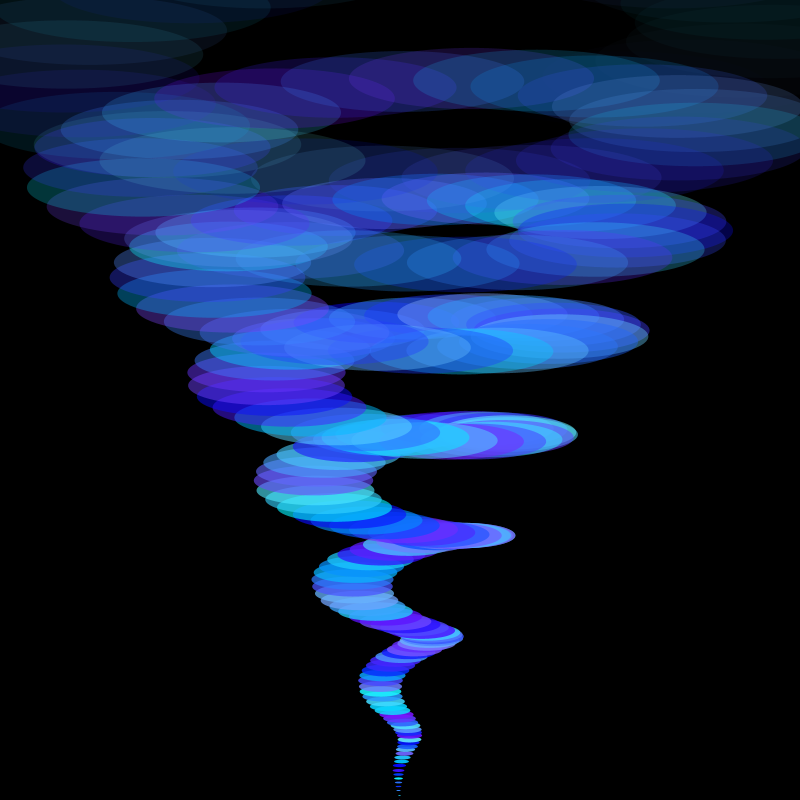
Frame 1 (no input)
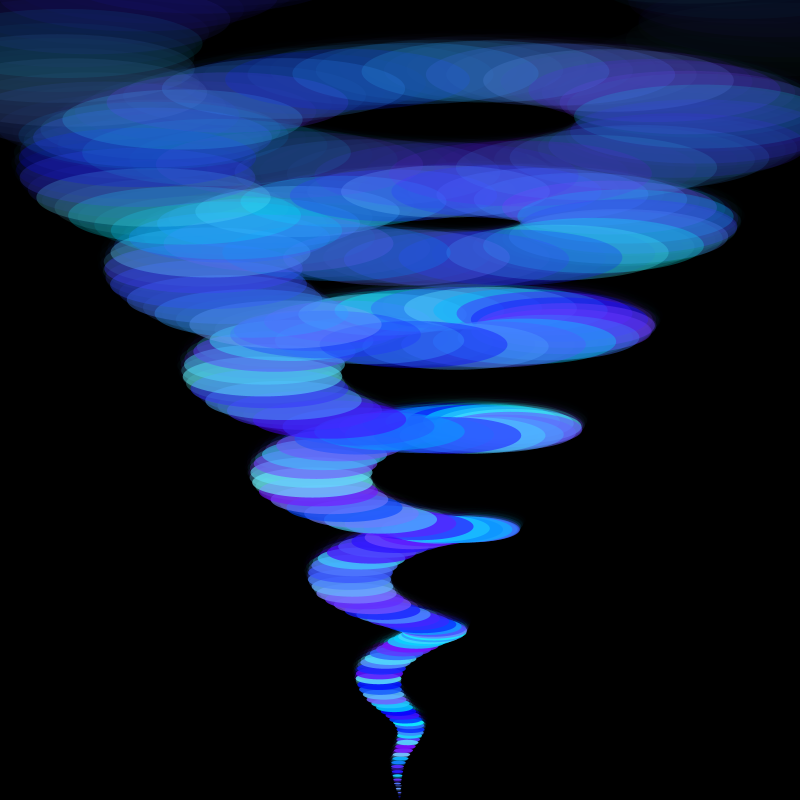
Frame 60 (the mouse pressed at the canvas centre just before this capture)
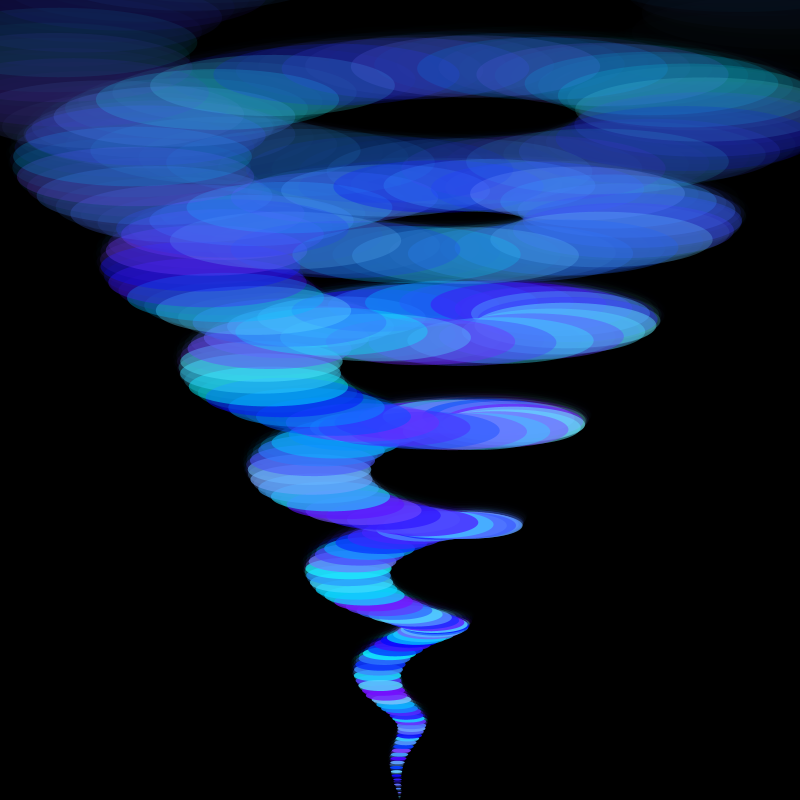
Frame 120 (the mouse held since frame 60 and released just before this capture)

The Processing sketch that drew these frames (run headless with seeded random() and noise(); from frame 60 on, the mouse is pressed at the canvas centre):

// Processing sketch: processing_186299
// ── processing_186299.pde

Swirler[] ss = new Swirler[200];

void setup(){
  //size of sketch, initial bgcolor
  size(800,800);
  background(0);
 
for(int i = 0; i < ss.length; i++){
 ss[i] = new Swirler(i*2); 
}
  

   
}

void draw(){
//  background(0);
noStroke();
fill(0,128);
rect(0,0,width,height);
 
  for(int i = 0; i < ss.length; i++){
  ss[i].update(); 
  ss[i].display();
 }

  
}




class Swirler{
  
float xpos, ypos, mag, rot, mxe, mm;

int r,g,b;

 Swirler(float m){
   
   r = int(random(255));
   g = int(random(255));
   b = int(random(255)); 
   
  xpos = width/2;
  ypos = height/2;
  mxe = xpos;
  mm = xpos;
  
  mag = m;
 }

void update(){
  

    
    
  if(mousePressed){
    mm = mouseX;
  }else{
 //   mm = xpos;
  }
  
  
  mxe += (mm - mxe) * .005;
  
  rot+=.1;
  
  
  if(mag > 400){
    mag = 1;
       r = int(random(255));
   g = int(random(255));
   b = int(random(255)); 
   xpos = mxe;
   

  }else{
    mag+=.5;
  }

}

void display(){


particle(xpos,ypos,mag,rot,r,g,b);
}
  
  
  
}
void particle(float x,float y,float m,float r,int rr,int gg, int bb){

pushMatrix();
translate(x,map(m,0,400,height,0));
scale(1,.25);
rotate(r+map(m,0,400,1,50));
stroke(rr/2,gg,255,map(m,0,400,255,0));
strokeWeight(map(m,0,400,1,300));
point(0,m*map(m,0,400,.25,1));  
popMatrix();
  
}
